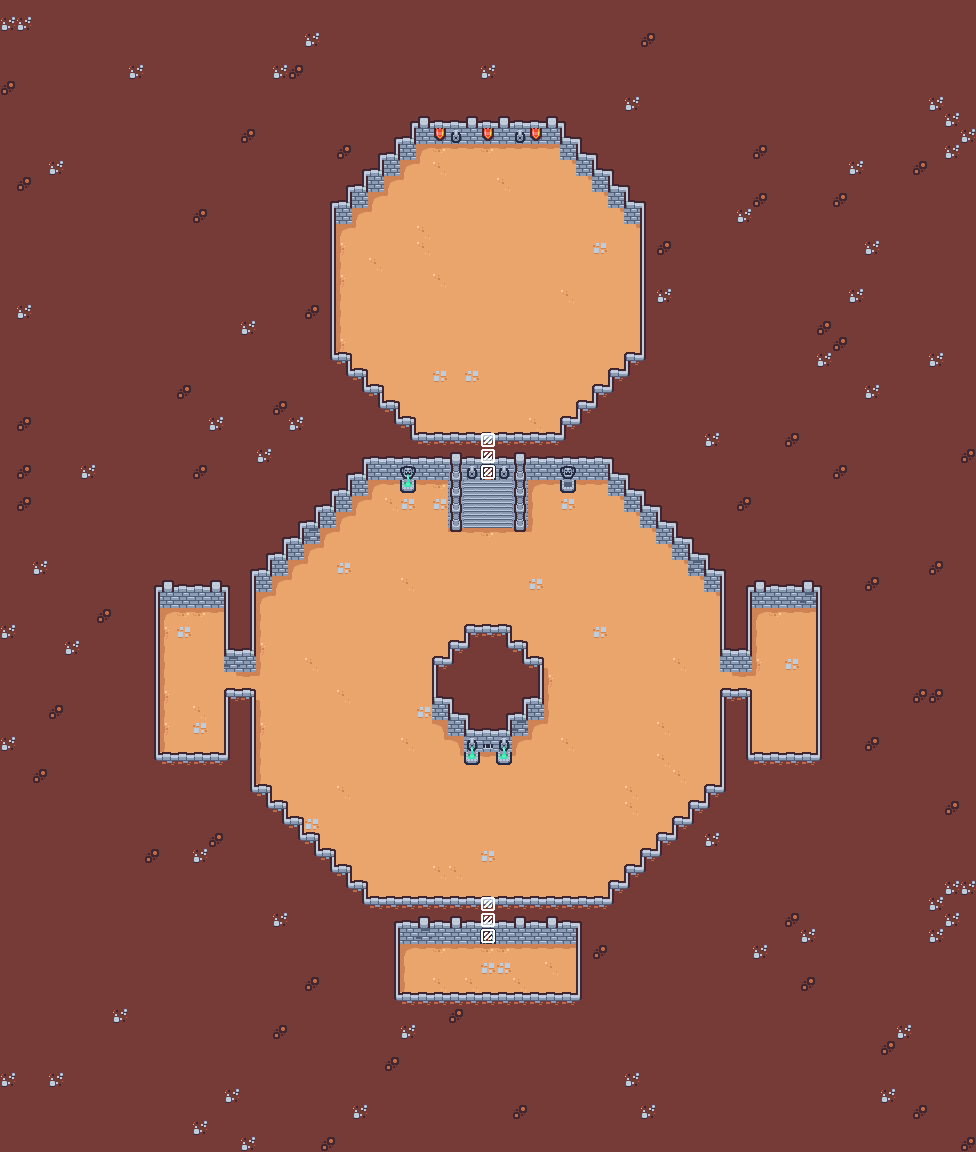

Below is a game level as drawn by its tile map, then a one-line description and the .tmx that defines it (tile-layer data replaced by summaries):
An orthogonal 61x72 tile map with 16x16 px tiles, 4 tile layers (BaseLayer, Objects, AbovePlayer, InsideAreas) and 10 objects (10x EnemySpawnPoint).

<map version="1.10" tiledversion="1.10.2" orientation="orthogonal" renderorder="right-down" width="61" height="72" tilewidth="16" tileheight="16" infinite="0" nextlayerid="8" nextobjectid="12">
 <tileset firstgid="1" source="mapsSheet.tsx" />
 <objectgroup id="6" name="EnemySpawners">
  <object id="2" type="EnemySpawnPoint" x="366.667" y="512.667" />
  <object id="3" type="EnemySpawnPoint" x="608" y="512" />
  <object id="4" type="EnemySpawnPoint" x="383.333" y="878.667" />
  <object id="5" type="EnemySpawnPoint" x="592" y="878.667" />
  <object id="6" type="EnemySpawnPoint" x="430.667" y="640" />
  <object id="7" type="EnemySpawnPoint" x="433.333" y="752.667" />
  <object id="8" type="EnemySpawnPoint" x="545.333" y="752" />
  <object id="9" type="EnemySpawnPoint" x="544" y="640.667" />
  <object id="10" type="EnemySpawnPoint" x="271.333" y="638.667" />
  <object id="11" type="EnemySpawnPoint" x="705.333" y="768.667" />
 </objectgroup>
 <layer id="1" name="BaseLayer" width="61" height="72">
  <data>[4392 cells, 4392 non-empty, 38 distinct tile ids]</data>
 </layer>
 <layer id="7" name="Objects" width="61" height="72">
  <data>[4392 cells, 0 non-empty, 0 distinct tile ids]</data>
 </layer>
 <layer id="3" name="AbovePlayer" width="61" height="72">
  <properties>
   <property name="unity:SortingLayerName" value="AboveCharacters" />
   <property name="unity:ignore" value="Collision" />
  </properties>
  <data>[4392 cells, 12 non-empty, 2 distinct tile ids]</data>
 </layer>
 <layer id="2" name="InsideAreas" class="Custom" width="61" height="72">
  <properties>
   <property name="custom:targetLayer" value="BaseLayer" />
   <property name="custom:type" value="removeColliders" />
  </properties>
  <data>[4392 cells, 6 non-empty, 1 distinct tile ids]</data>
 </layer>
</map>
